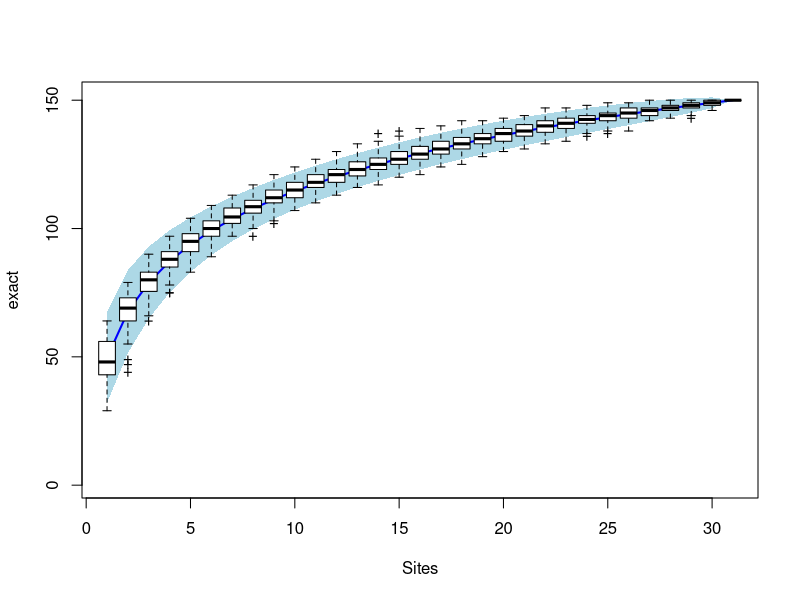
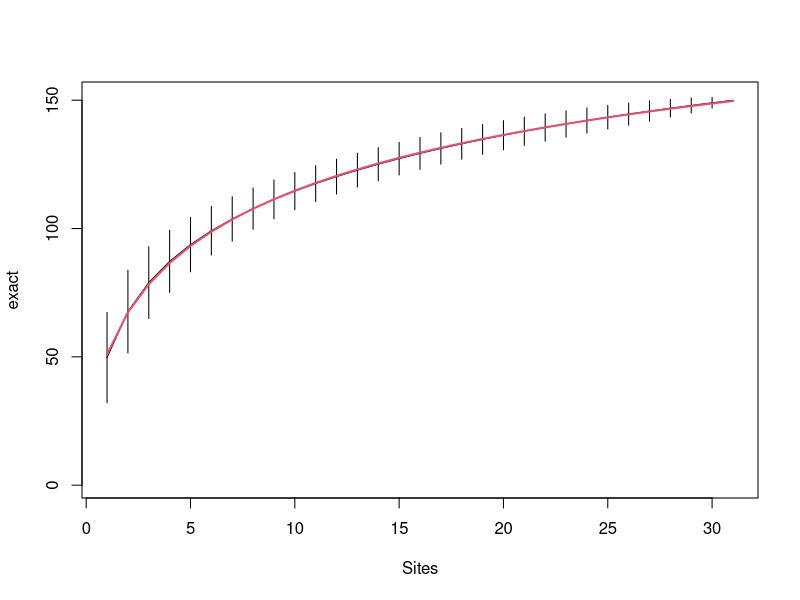
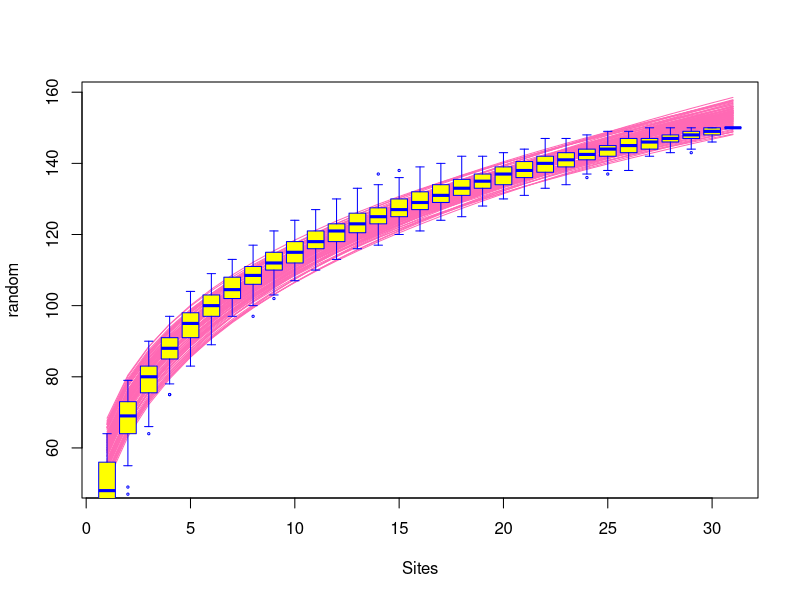

Generate these figures, in order, with R:
# Species Accumulation Curves
# ref: http://cc.oulu.fi/~jarioksa/softhelp/vegan/html/specaccum.html

# Import Libaries
library(vegan)

# Import raw data set
raw_data <-
  read.csv(file = "./data/LL2_pollen_raw_data.csv", head = TRUE, sep = ",")

# Remove the total counts and spikes(first 8 columns)
core <- raw_data[, c(8:ncol(raw_data))]

# Draw Species Accumulation Curve
sp1 <- specaccum(core)
sp2 <- specaccum(core, "random", permutations = 100)
sp2
summary(sp2)
plot(sp1, ci.type="poly", col="blue", lwd=2, ci.lty=0, ci.col="lightblue")
boxplot(sp2, col="white", add=TRUE, pch="+")

## Fit Lomolino model to the exact accumulation
mod1 <- fitspecaccum(sp1, "lomolino")
coef(mod1)
fitted(mod1)
plot(sp1)
## Add Lomolino model using argument 'add'
plot(mod1, add = TRUE, col=2, lwd=2)
## Fit Arrhenius models to all random accumulations
mods <- fitspecaccum(sp2, "arrh")
plot(mods, col="hotpink")
boxplot(sp2, col = "yellow", border = "blue", lty=1, cex=0.3, add= TRUE)
## Use nls() methods to the list of models
sapply(mods$models, AIC)

mod <- cca(core)